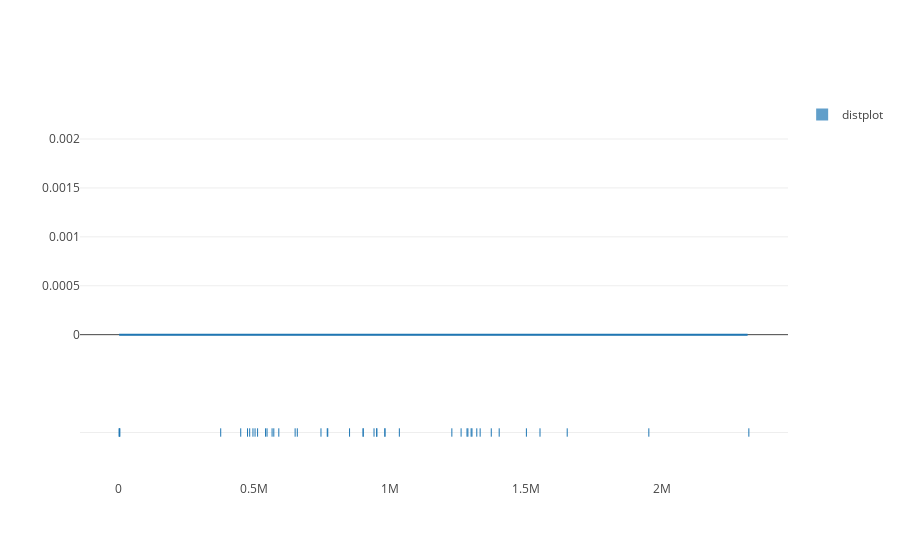

Notebook code for this chart:
### Code cell
#histogram

import plotly.figure_factory as ff

hist_data = [df.price]
group_labels = ['distplot']
 
fig = ff.create_distplot(hist_data, group_labels, bin_size=20)
iplot(fig, filename='Distribuição pelo Preço de Venda')

### Figure 1 — Plotly figure (JSON) as saved in the notebook; plotly's stock layout.template omitted (floating-point values rounded to 4 significant figures; data arrays with more than 128 entries replaced by an {"elided": "..."} marker saying what was removed)
{"data": [{"autobinx": false, "histnorm": "probability density", "legendgroup": "distplot", "marker": {"color": "rgb(31, 119, 180)"}, "name": "distplot", "opacity": 0.7, "type": "histogram", "uid": "93b3e676-9cd9-11e8-a7d3-acde48001122", "x": [950000, 475000, 900000, 502672, 590000, 940000, 495000, 512000, 450000, 3200, 571612, 565261, 1330000, 650000, 1296783, 658000, 1281704, 1033028, 1317674, 2317589, 768000, 1226000, 1950000, 770000, 1300000, 376467, 745000, 1260000, 1285000, 950000, 980000, 1400000, 980000, 850000, 1550000, 1650000, 900000, 1500000, 5900, 546755, 541261, 1370890, 483022, 4000], "xaxis": "x", "xbins": {"end": 2317589, "size": 20, "start": 3200}, "yaxis": "y"}, {"legendgroup": "distplot", "marker": {"color": "rgb(31, 119, 180)"}, "mode": "lines", "name": "distplot", "showlegend": false, "type": "scatter", "uid": "93b3e824-9cd9-11e8-ade6-acde48001122", "x": {"elided": "500 float values"}, "xaxis": "x", "y": {"elided": "500 float values"}, "yaxis": "y"}, {"legendgroup": "distplot", "marker": {"color": "rgb(31, 119, 180)", "symbol": "line-ns-open"}, "mode": "markers", "name": "distplot", "showlegend": false, "type": "scatter", "uid": "93b3e91e-9cd9-11e8-bbf4-acde48001122", "x": [950000, 475000, 900000, 502672, 590000, 940000, 495000, 512000, 450000, 3200, 571612, 565261, 1330000, 650000, 1296783, 658000, 1281704, 1033028, 1317674, 2317589, 768000, 1226000, 1950000, 770000, 1300000, 376467, 745000, 1260000, 1285000, 950000, 980000, 1400000, 980000, 850000, 1550000, 1650000, 900000, 1500000, 5900, 546755, 541261, 1370890, 483022, 4000], "xaxis": "x", "y": ["distplot", "distplot", "distplot", "distplot", "distplot", "distplot", "distplot", "distplot", "distplot", "distplot", "distplot", "distplot", "distplot", "distplot", "distplot", "distplot", "distplot", "distplot", "distplot", "distplot", "distplot", "distplot", "distplot", "distplot", "distplot", "distplot", "distplot", "distplot", "distplot", "distplot", "distplot", "distplot", "distplot", "distplot", "distplot", "distplot", "distplot", "distplot", "distplot", "distplot", "distplot", "distplot", "distplot", "distplot"], "yaxis": "y2"}], "layout": {"barmode": "overlay", "hovermode": "closest", "legend": {"traceorder": "reversed"}, "xaxis": {"anchor": "y2", "domain": [0, 1], "zeroline": false}, "yaxis": {"anchor": "free", "domain": [0.35, 1], "position": 0}, "yaxis2": {"anchor": "x", "domain": [0, 0.25], "dtick": 1, "showticklabels": false}}}
